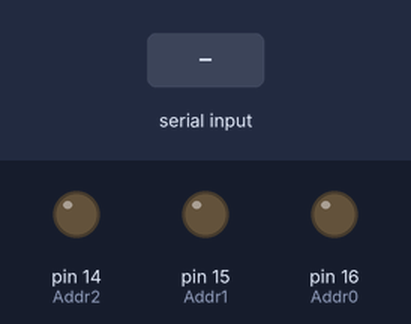
The sketch below on a simulated Arduino Uno, built with avr-gcc and run on an emulated ATmega328P. Parts: output pins drawn as LEDs (lit = HIGH). Inputs (shaded band) come from the test bench.

Above: at 1.2 s.
1.3 s: byte 30 received over Serial
At 2.5 s:
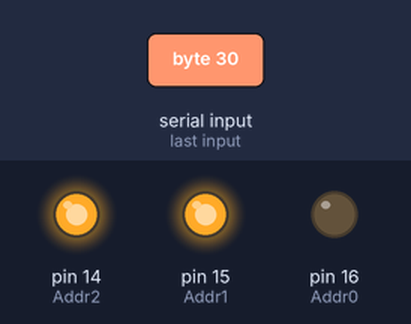
2.8 s: byte 90 received over Serial
At 3.7 s:
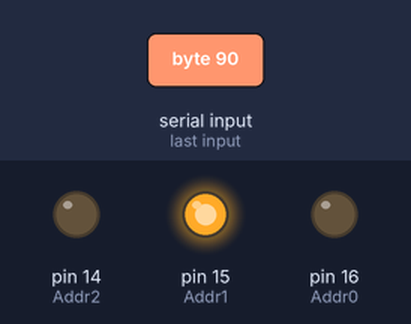
Timing chart, 0 to 5.8 s (numbered marks = the images above; inputs shaded):
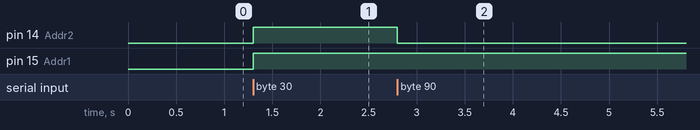

Measured:
- after the input at 1.3 s, pin 14 (Addr2), pin 15 (Addr1): LOW → HIGH at once
- after the input at 2.8 s, pin 14 (Addr2): HIGH → LOW at once

The sketch:

ehx9-all-2313-serial.ino
```cpp
/*
 * https://forum.arduino.cc/t/attiny-25-45-85-2313-pin-numbers/81499/4
 *
 * #define PIN_D0  ( 0)
 * #define PIN_D1  ( 1)
 * #define PIN_A1  ( 2)
 * #define PIN_A0  ( 3)
 * #define PIN_D2  ( 4)
 * #define PIN_D3  ( 5)
 * #define PIN_D4  ( 6)
 * #define PIN_D5  ( 7)
 * #define PIN_D6  ( 8)
 * #define PIN_B0  ( 9)
 * #define PIN_B1  (10)
 * #define PIN_B2  (11)
 * #define PIN_B3  (12)
 * #define PIN_B4  (13)
 * #define PIN_B5  (14)
 * #define PIN_B6  (15)
 * #define PIN_B7  (16)
 * #define PIN_A2  (17)
 */

#define Addr0       16 // PB7
#define Addr1       15 // PB6
#define Addr2       14 // PB5

#define RST_DSP     12 // PB3

void setPedal(uint8_t address) {
    digitalWrite(Addr0, (address & 1) == 1);
    digitalWrite(Addr1, (address & 2) == 2);
    digitalWrite(Addr2, (address & 4) == 4);

    digitalWrite(RST_DSP, LOW);
    pinMode(RST_DSP, OUTPUT); // Pull low
    delay(10);
    pinMode(RST_DSP, INPUT);
    delay(50);
}

void setup() {
    Serial.begin(31250); // MIDI speed

    pinMode(Addr0, OUTPUT);
    pinMode(Addr1, OUTPUT);
    pinMode(Addr2, OUTPUT);

    pinMode(RST_DSP, INPUT); // Hi-Z

    setPedal(0);
}


void loop() {

    // Just take any byte as a pedal change.
    // This could be made smarter with for example Program Changes.

    uint8_t inByte;

    if(Serial.available() > 0) {
        inByte = Serial.read();
        setPedal((uint8_t)inByte);
    }
}
```
